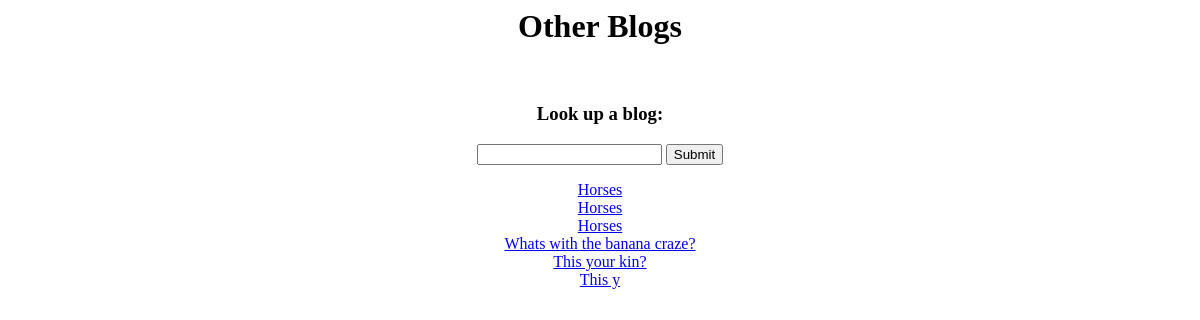
Page /otherBlog on the earlier database version.
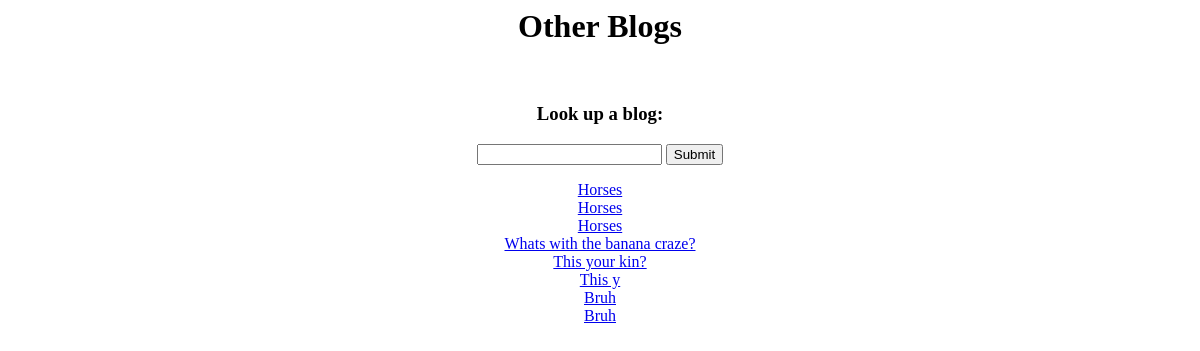
Same page on the later database version.
### tables this page shows
CREATE TABLE blogs(blogNumber INT, blogName TEXT, entry TEXT, creator TEXT);

### app.py (the view)
@app.route("/otherBlog")
def otherBlog():
    blogDict = {}
    for row in createOtherBlogList(currentUser):
        blogDict[row[0]] = row[1]
    return render_template("otherBlog.html", allBlogs = blogDict)

### utl/dbFunctions.py (called while the page is built)
def createOtherBlogList(user):
    DB_FILE = "blogs.db"
    db = connect(DB_FILE)
    c = db.cursor()
    cur = c.execute("SELECT blogNumber,blogName FROM blogs WHERE creator != ?;", [str(user)])
    allBlogsButUser = cur.fetchall()
    return allBlogsButUser

### templates/otherBlog.html (shortened to what this page needs)
<html>
<center>
  <head>
  </head>
  <body>
    <h1>Other Blogs</h1>
    <br>
    <h3>Look up a blog:</h3>
    <form action="/blogsYouSearched" method="POST">
      <input type ="text" name="yourSearch">
      <input type ="submit" name= "Submit">
    </form>
    {% for key in allBlogs %}
      <a href="{{url_for('displayEntry',blogID = key,blogTopic = allBlogs.get(key))}}">{{allBlogs.get(key)}}</a>
      <br>
    {% endfor %}
  </body>
</center>
</html>

Differences in the rows shown:
added blogs: get "Bruh"
added blogs: get "Bruh"
